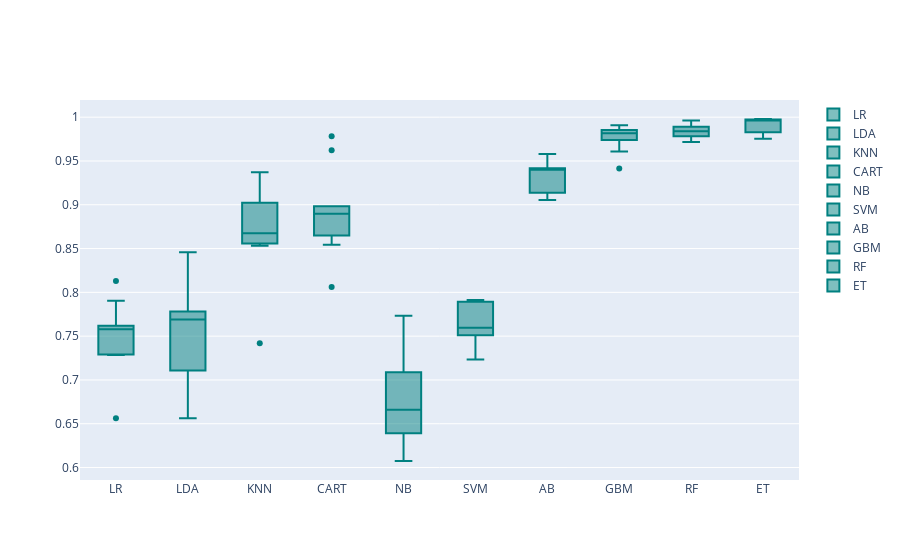

Source (notebook cell):
### Code cell
models = GetBasedModel()
names,results = BasedLine2(X_train, y_train,models)
PlotBoxR().PlotResult(names,results)

### Figure 1 — Plotly figure (JSON) as saved in the notebook; plotly's stock layout.template omitted (floating-point values rounded to 4 significant figures)
{"data": [{"marker": {"color": "rgb(0, 128, 128)"}, "name": "LR", "type": "box", "y": [0.6563, 0.7582, 0.7445, 0.7618, 0.813, 0.7575, 0.7587, 0.7291, 0.7904, 0.7284]}, {"marker": {"color": "rgb(0, 128, 128)"}, "name": "LDA", "type": "box", "y": [0.6562, 0.778, 0.7298, 0.7766, 0.8458, 0.7107, 0.7653, 0.7099, 0.7835, 0.7727]}, {"marker": {"color": "rgb(0, 128, 128)"}, "name": "KNN", "type": "box", "y": [0.8559, 0.8671, 0.9084, 0.9024, 0.8743, 0.8671, 0.868, 0.937, 0.8533, 0.7418]}, {"marker": {"color": "rgb(0, 128, 128)"}, "name": "CART", "type": "box", "y": [0.865, 0.9783, 0.8983, 0.8061, 0.8983, 0.8811, 0.8983, 0.8683, 0.9622, 0.8544]}, {"marker": {"color": "rgb(0, 128, 128)"}, "name": "NB", "type": "box", "y": [0.6391, 0.6275, 0.6776, 0.6504, 0.7096, 0.6542, 0.7087, 0.6904, 0.7732, 0.6075]}, {"marker": {"color": "rgb(0, 128, 128)"}, "name": "SVM", "type": "box", "y": [0.7913, 0.7504, 0.7594, 0.7233, 0.7511, 0.7582, 0.7795, 0.7894, 0.7902, 0.7597]}, {"marker": {"color": "rgb(0, 128, 128)"}, "name": "AB", "type": "box", "y": [0.9407, 0.9448, 0.9138, 0.939, 0.9417, 0.9085, 0.9364, 0.9579, 0.9411, 0.9056]}, {"marker": {"color": "rgb(0, 128, 128)"}, "name": "GBM", "type": "box", "y": [0.9741, 0.9868, 0.9816, 0.9608, 0.9818, 0.9854, 0.9846, 0.9908, 0.979, 0.9415]}, {"marker": {"color": "rgb(0, 128, 128)"}, "name": "RF", "type": "box", "y": [0.9783, 0.9802, 0.9743, 0.9869, 0.9717, 0.9835, 0.9955, 0.989, 0.9962, 0.9846]}, {"marker": {"color": "rgb(0, 128, 128)"}, "name": "ET", "type": "box", "y": [0.9755, 0.9978, 0.9974, 0.9829, 0.9782, 0.9979, 0.995, 0.9961, 0.9971, 0.9961]}], "layout": {}}
